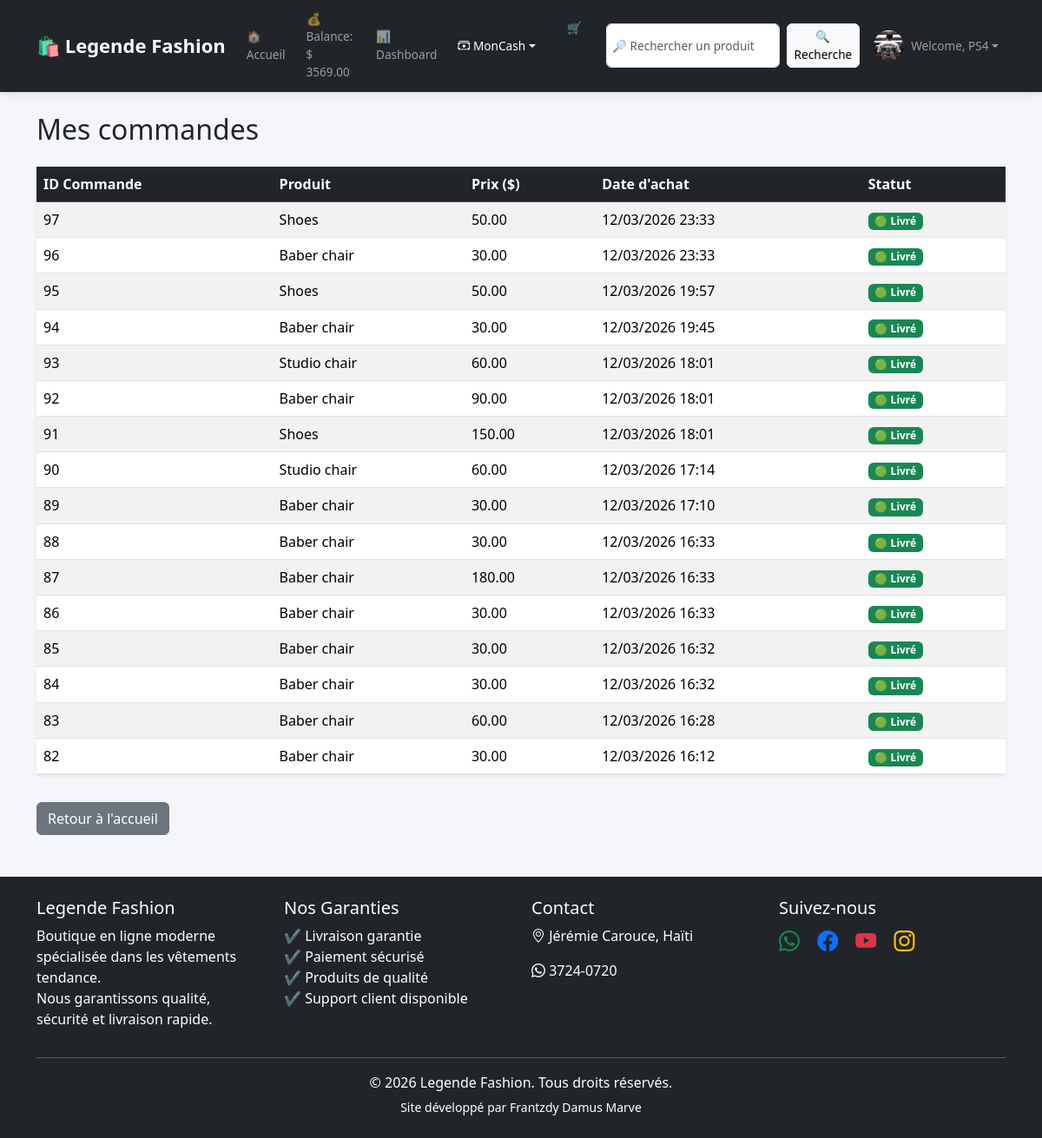
Screenshot of /orders/ (signed in) with the database file from the repository.
### shop/models.py (models this page shows, shortened)
class Profile(models.Model):
    user = models.OneToOneField(User, on_delete=models.CASCADE)
    balance = models.DecimalField(max_digits=10, decimal_places=2, default=0)
    profile_pic = models.ImageField(upload_to='profiles/', null=True, blank=True)

class Purchase(models.Model):
    STATUS_CHOICES = [
        ('en_cours', 'En cours'),
        ('expedie', 'Expédié'),
        ('livre', 'Livré'),
    ]
    user = models.ForeignKey(User, on_delete=models.CASCADE, verbose_name="Utilisateur")
    product = models.ForeignKey(Product, on_delete=models.CASCADE, verbose_name="Produit")
    prix = models.DecimalField(max_digits=10, decimal_places=2, verbose_name="Prix payé")
    date = models.DateTimeField(auto_now_add=True)
    statut = models.CharField(
        max_length=20,
        choices=STATUS_CHOICES,
        default='en_cours'
    )

class Product(models.Model):
    nom = models.CharField(max_length=100, verbose_name="Nom du produit")
    description = models.TextField(verbose_name="Description")
    prix = models.DecimalField(max_digits=10, decimal_places=2, verbose_name="Prix")
    quantite = models.PositiveIntegerField(verbose_name="Quantité")
    date_ajout = models.DateTimeField(auto_now_add=True, verbose_name="Date d'ajout")
    created_by = models.ForeignKey(User, on_delete=models.CASCADE, verbose_name="Créé par")
    image = models.ImageField(upload_to='product_images/', null=True, blank=True, verbose_name="Image")

### shop/views.py (the view)
# urls.py: path('orders/', views.orders, name='orders'),
@login_required
def orders(request):
    if request.user.is_staff:
        orders = Purchase.objects.all().order_by('-date')
        total_sales = Purchase.objects.aggregate(Sum('prix'))['prix__sum'] or 0
    else:
        orders = Purchase.objects.filter(user=request.user).order_by('-date')
        total_sales = None
    return render(request, 'shop/orders.html', {
        'orders': orders,
        'total_sales': total_sales
    })

### shop/templates/shop/orders.html (shortened to what this page needs)
{% extends "shop/base.html" %}
{% block content %}
<h2 class="mb-4">Mes commandes</h2>
{% if orders %}
<table class="table table-striped shadow-sm">
    <thead class="table-dark">
        <tr>
            <th scope="col">ID Commande</th>
            <th scope="col">Produit</th>
            <th scope="col">Prix ($)</th>
            <th scope="col">Date d'achat</th>
            <th scope="col">Statut</th>
        </tr>
    </thead>
    <tbody>
        {% for order in orders %}
        <tr>
            <td>{{ order.id }}</td>
            <td>{{ order.product.nom }}</td>
            <td>{{ order.prix }}</td>
            <td>{{ order.date|date:"d/m/Y H:i" }}</td>
            <td>
                {% if order.statut == "en_cours" %}
                    <span class="badge bg-warning text-dark">🟡 En cours</span>
                    {% if user.is_staff %}
                    <br>
                    <a href="{% url 'update_purchase_status' order.id 'expedie' %}"
                       class="btn btn-sm btn-primary mt-1">Expédié</a>
                    {% endif %}
                {% elif order.statut == "livre" %}
                    <span class="badge bg-success">🟢 Livré</span>
                {% else %}
                    <span class="badge bg-secondary">Inconnu</span>
                {% endif %}
            </td>
        </tr>
        {% endfor %}
    </tbody>
</table>
{% else %}
<div class="alert alert-info">
    Vous n'avez aucune commande pour le moment.
</div>
{% endif %}
<a href="{% url 'product_list' %}" class="btn btn-secondary mt-3">Retour à l'accueil</a>
{% endblock %}

### shop/templates/shop/base.html (shortened to what this page needs)
{% load static %}
<!DOCTYPE html>
<html lang="fr">
<head>
<link href="https://cdn.jsdelivr.net/npm/bootstrap@5.3.2/dist/css/bootstrap.min.css" rel="stylesheet">
<link rel="stylesheet" href="https://cdn.jsdelivr.net/npm/bootstrap-icons@1.10.5/font/bootstrap-icons.css">
</head>
<body>
<nav class="navbar navbar-expand-lg navbar-dark bg-dark">
    <div class="container">
        <a class="navbar-brand" href="{% url 'product_list' %}">
            🛍️ Legende Fashion
        </a>
        <div class="collapse navbar-collapse justify-content-end" id="menu">
            <ul class="navbar-nav align-items-center">
                <li class="nav-item me-3">
                    <a class="nav-link" href="{% url 'product_list' %}">
                        🏠 Accueil
                    </a>
                </li>
                {% if user.is_authenticated %}
                <li class="nav-item me-3">
                    <a class="nav-link" href="{% url 'demo_topup' %}">
                        💰 Balance: $ {{ user.profile.balance }}
                    </a>
                </li>
                <li class="nav-item me-3">
                    <a class="nav-link" href="{% url 'dashboard' %}">
                        📊 Dashboard
                    </a>
                </li>
                <li class="nav-item dropdown me-3">
                    <a class="nav-link dropdown-toggle btn btn-success text-white d-flex align-items-center"
                       href="#" id="moncashDropdown" role="button" data-bs-toggle="dropdown">
                        <i class="bi bi-cash-stack me-1"></i> MonCash
                    </a>
                </li>
                <li class="nav-item me-3">
                    <a class="nav-link btn btn-warning text-dark" href="{% url 'cart' %}">
                        🛒 Panier ({{ request.session.cart|length|default:"0" }})
                    </a>
                </li>
                <li class="nav-item me-3">
                    <form class="d-flex" method="GET" action="{% url 'product_search' %}">
                        <input class="form-control me-2" type="search" name="q"
                               placeholder="🔎 Rechercher un produit">
                        <button class="btn btn-light" type="submit">
                            🔍 Recherche
                        </button>
                    </form>
                </li>
                <li class="nav-item dropdown">
                    <a class="nav-link dropdown-toggle d-flex align-items-center"
                       href="#" id="userMenu"
                       role="button"
                       data-bs-toggle="dropdown">
                        <img src="{% if user.profile.profile_pic %}{{ user.profile.profile_pic.url }}{% else %}{% static 'images/default_profile.png' %}{% endif %}"
                             alt="Profil"
                             class="profile-img-navbar">
                        Welcome, {{ user.username }}
                    </a>
                </li>
                {% endif %}
            </ul>
        </div>
    </div>
</nav>
<div class="container mt-4">
    {% block content %}{% endblock %}
</div>
<footer class="bg-dark text-white mt-5">
<div class="container py-4">
<div class="row">
    <div class="col-md-3">
        <h5>Legende Fashion</h5>
        <p>Boutique en ligne moderne spécialisée dans les vêtements tendance.<br>Nous garantissons qualité, sécurité et livraison rapide.</p>
    </div>
    <div class="col-md-3">
        <h5>Nos Garanties</h5>
        <ul class="list-unstyled">
            <li>✔ Livraison garantie</li>
            <li>✔ Paiement sécurisé</li>
            <li>✔ Produits de qualité</li>
            <li>✔ Support client disponible</li>
        </ul>
    </div>
    <div class="col-md-3">
        <h5>Contact</h5>
        <p><i class="bi bi-geo-alt"></i> Jérémie Carouce, Haïti</p>
        <p><i class="bi bi-whatsapp"></i> 3724-0720</p>
    </div>
    <div class="col-md-3">
        <h5>Suivez-nous</h5>
        <a href="https://wa.me/50937240720" class="text-success fs-4 me-3"><i class="bi bi-whatsapp"></i></a>
        <a href="https://web.facebook.com/people/Frantzdy-Damus-Marve/pfbid0q6dY1kDY1cppwhDLu5c9s7sS6mn4q86ReJd8Vc4KcUuDUTAKGgeCF7H9UKndybC8l/" class="text-primary fs-4 me-3"><i class="bi bi-facebook"></i></a>
        <a href="https://www.youtube.com/@DominusXGamer_YT" class="text-danger fs-4 me-3"><i class="bi bi-youtube"></i></a>
        <a href="https://www.instagram.com/damusmarce?igsh=amt1YzQ1eW80Y3lq" class="text-warning fs-4"><i class="bi bi-instagram"></i></a>
    </div>
</div>
<hr class="bg-light">
<div class="text-center">
<p class="mb-1">© 2026 Legende Fashion. Tous droits réservés.</p>
<small>Site développé par Frantzdy Damus Marve</small>
</div>
</div>
</footer>
</body>
</html>

### shop/templates/shop/base.html (style rules this page uses)
body { background: #f4f6f9; }
.navbar { box-shadow: 0 3px 10px rgba(0,0,0,0.1); }
.navbar-brand { font-weight: bold; font-size: 22px; }
.form-control { min-width: 200px; }
.profile-img-navbar { width: 35px; height: 35px; object-fit: cover; border-radius: 50%; margin-right: 8px; }
.navbar .nav-item .nav-link, .navbar .nav-item .btn { padding: 0.25rem 0.5rem; font-size: 0.85rem; }
.navbar .dropdown-toggle.btn { font-size: 0.85rem; padding: 0.25rem 0.5rem; }
.navbar .form-control { padding: 0.25rem 0.4rem; font-size: 0.85rem; }
.navbar .btn-light { padding: 0.25rem 0.5rem; font-size: 0.85rem; }
.navbar-nav .me-3 { margin-right: 0.5rem !important; }

### rows the page displays
Purchase: id "97", product.nom "Shoes", prix "50.00", date "12/03/2026 23:33", statut "🟢 Livré"
Purchase: id "96", product.nom "Baber chair", prix "30.00", date "12/03/2026 23:33", statut "🟢 Livré"
Purchase: id "95", product.nom "Shoes", prix "50.00", date "12/03/2026 19:57", statut "🟢 Livré"
Purchase: id "94", product.nom "Baber chair", prix "30.00", date "12/03/2026 19:45", statut "🟢 Livré"
Purchase: id "93", product.nom "Studio chair", prix "60.00", date "12/03/2026 18:01", statut "🟢 Livré"
Purchase: id "92", product.nom "Baber chair", prix "90.00", date "12/03/2026 18:01", statut "🟢 Livré"
Purchase: id "91", product.nom "Shoes", prix "150.00", date "12/03/2026 18:01", statut "🟢 Livré"
Purchase: id "90", product.nom "Studio chair", prix "60.00", date "12/03/2026 17:14", statut "🟢 Livré"
Purchase: id "89", product.nom "Baber chair", prix "30.00", date "12/03/2026 17:10", statut "🟢 Livré"
Purchase: id "88", product.nom "Baber chair", prix "30.00", date "12/03/2026 16:33", statut "🟢 Livré"
Purchase: id "87", product.nom "Baber chair", prix "180.00", date "12/03/2026 16:33", statut "🟢 Livré"
Purchase: id "86", product.nom "Baber chair", prix "30.00", date "12/03/2026 16:33", statut "🟢 Livré"
Purchase: id "85", product.nom "Baber chair", prix "30.00", date "12/03/2026 16:32", statut "🟢 Livré"
Purchase: id "84", product.nom "Baber chair", prix "30.00", date "12/03/2026 16:32", statut "🟢 Livré"
Purchase: id "83", product.nom "Baber chair", prix "60.00", date "12/03/2026 16:28", statut "🟢 Livré"
Purchase: id "82", product.nom "Baber chair", prix "30.00", date "12/03/2026 16:12", statut "🟢 Livré"

### other values shown
{{ user.profile.balance }} "3569.00"
{{ user.username }} "PS4"
